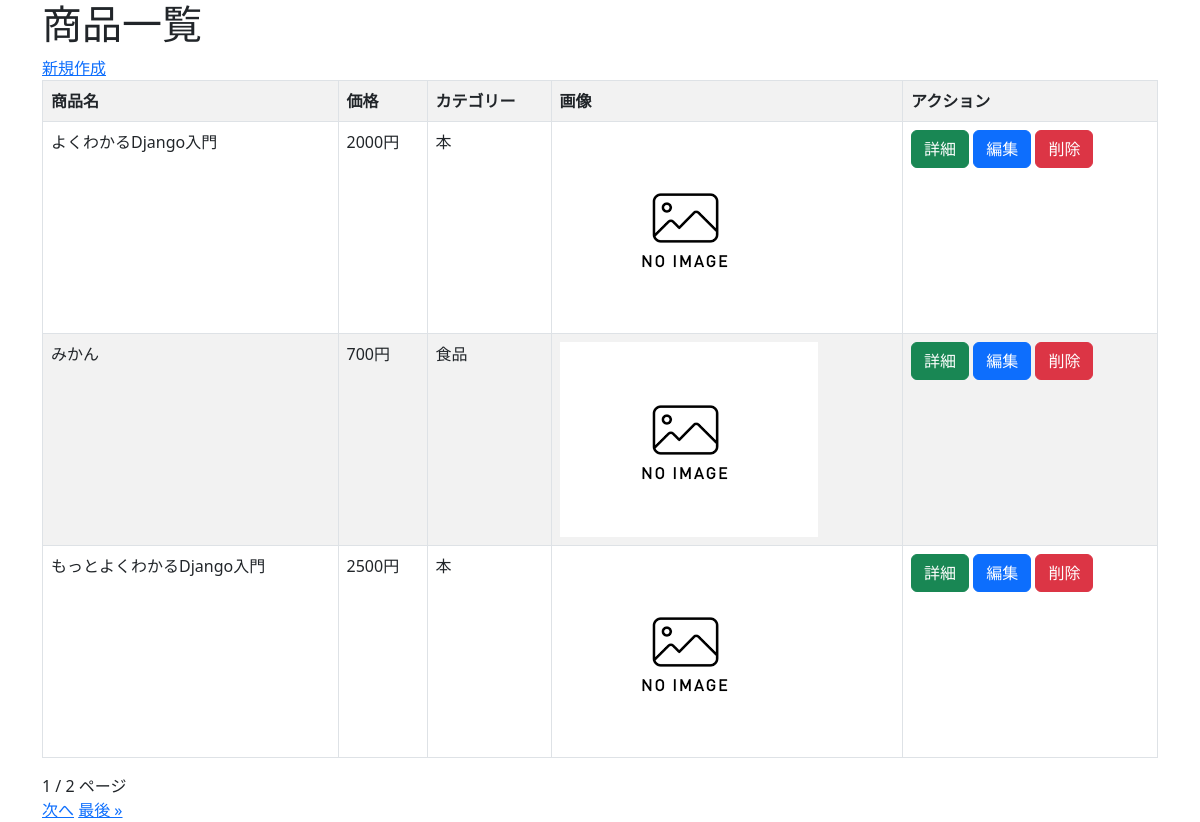
/crud/, run on the app's committed database.
### crud/models.py (models this page shows, shortened)
class Product(models.Model):
    name = models.CharField(max_length=200)
    price = models.PositiveIntegerField()
    category = models.ForeignKey(Category, on_delete=models.CASCADE)
    img = models.ImageField(blank=True, default="noImage.png")
    description = models.TextField(blank=True, null=True)

class Category(models.Model):
    name = models.CharField(max_length=200)
    def __str__(self):
        return self.name

### crud/views.py (the view)
# urls.py: path('crud/', views.ProductListView.as_view(), name="list"),
class ProductListView(ListView):
    model = Product
    paginate_by = 3

### crud/templates/crud/product_list.html (shortened to what this page needs)
{% extends "base.html" %}
{% block content %}
<h1>商品一覧</h1>
<a href="{% url 'new' %}">新規作成</a>
<table class="table table-striped table-hover table-bordered">
    <thred>
        <tr>
            <th>商品名</th>
            <th>価格</th>
            <th>カテゴリー</th>
            <th>画像</th>
            <th>アクション</th>
        </tr>
    </thred>
    {% for product in object_list %}
    <tr>
        <td>{{ product.name }}</td>
        <td>{{ product.price }}円</td>
        <td>{{ product.category }}</td>
        <td><img src="{{ product.img.url }}" style="width:100px height:auto;"></td>
        <td>
            <button class="btn btn-success" onclick="location.href='{% url 'detail' pk=product.pk %}'">詳細</button>
            <button class="btn btn-primary" onclick="location.href='{% url 'edit' pk=product.pk %}'">編集</button>
            <button class="btn btn-danger" onclick="location.href='{% url 'delete' pk=product.pk %}'">削除</button>
        </td>
    </tr>
    {% endfor %}
</table>
{{ page_obj.number }} / {{ page_obj.paginator.num_pages }} ページ<br>
{% if page_obj.has_next %}
<a href="?page={{ page_obj.next_page_number }}">次へ</a>
<a href="?page={{ page_obj.paginator.num_pages }}">最後 &raquo;</a>
{% endif %}
{% endblock %}

### crud/templates/base.html (shortened to what this page needs)
<!DOCTYPE html>
<html lang="ja">
    <head>
        <link href="https://cdn.jsdelivr.net/npm/bootstrap@5.3.0-alpha3/dist/css/bootstrap.min.css" rel="stylesheet">
    </head>
    <body>
        <div class="container">
            {% block content %}{% endblock %}
        </div>
    </body>
</html>

### data on the page
Product: name "よくわかるDjango入門", price "2000", category "本", img (placeholder picture)
Product: name "みかん", price "700", category "食品", img (placeholder picture)
Product: name "もっとよくわかるDjango入門", price "2500", category "本", img (placeholder picture)

### other printed values
{{ page_obj.number }} "1"
{{ page_obj.paginator.num_pages }} "2"
